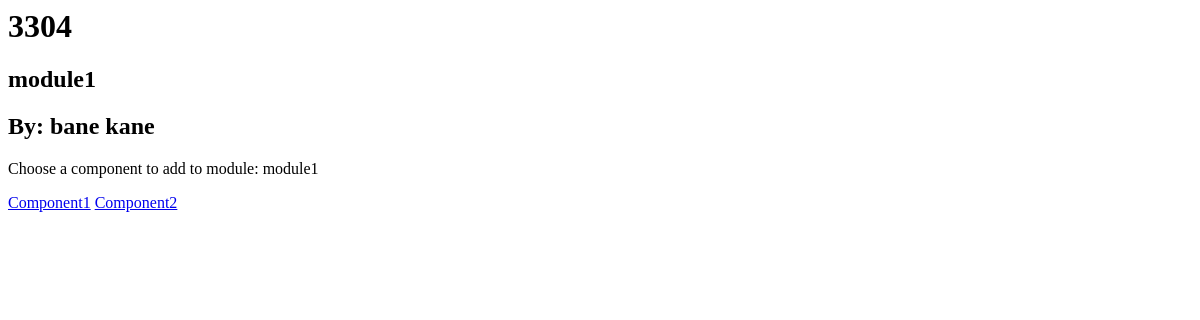
The app's page /system/manage/3/1/1/addComponent/, older data.
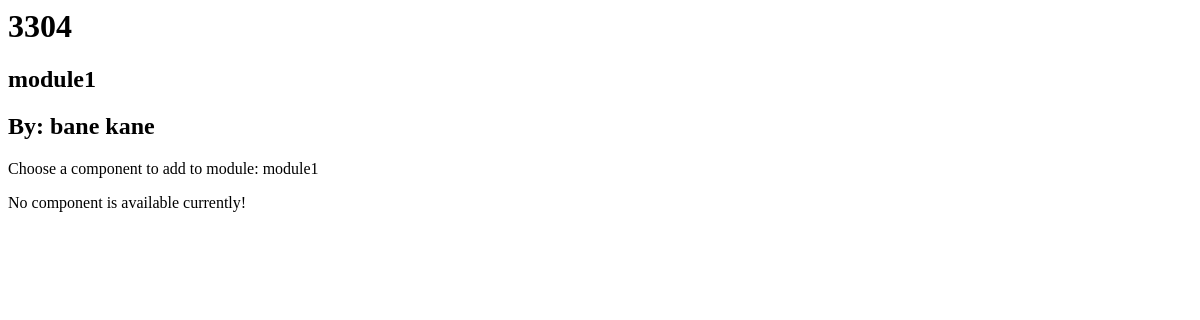
The same page, newer data.
### system/models.py (models this page shows, shortened)
class Component(models.Model):
	course=models.ForeignKey(Course,on_delete=models.CASCADE)
	module=models.ForeignKey(Module, default=None, null=True, blank=True, on_delete=models.SET_NULL)
	order=models.IntegerField(default=-1)
	title=models.CharField(max_length=200, blank=True)			# title of component?
	date_of_creation=models.DateField()
	date_of_lastUpdate=models.DateField()

### system/moreviews/manageModules.py (the view)
# urls.py: path('manage/<int:instructor_id>/<int:course_id>/<int:module_id>/addComponent/',manageModules.selectComponent, name='display_available_components'),
def selectComponent(request,**kwargs):
	course_id=kwargs['course_id']
	module_id=kwargs['module_id']
	instructor=Instructor.objects.get(id=kwargs['instructor_id'])
	course=Course.objects.get(id=course_id)
	module=Module.objects.get(id=module_id)
	all_components=Component.objects.filter(course__id=course_id, module__isnull=True)
	template=loader.get_template("showComponent.html")
	context={'components':all_components,
			 'len_component':all_components.count(),
			 'module':module,
			 'course':course,
			 'instructor':instructor}
	return HttpResponse(template.render(context,request))

### system/models.py (called while the page is built)
	def __str__(self):
		return f'{self.first_name} {self.last_name}'

### templates/showComponent.html (shortened to what this page needs)
{% extends 'title.html' %}
{% block content %}
	<p>Choose a component to add to module: {{module.title}}</p>
	{% if len_component == 0 %}
		<p>No component is available currently!</p>
	{% else %}
		{% for component in components %}
			<a href="{% url 'append_component' instructor.pk course.pk module.pk component.pk %}">{{component.title}}</a>
		{% endfor %}
	{% endif %}
{% endblock %}

Row changes from the older to the newer data that the page shows:
no longer on this page (row edited): Component: title "Component1"
no longer on this page (row edited): Component: title "Component2"
Text that changed along with them:
text now shown: "No component is available currently!"
